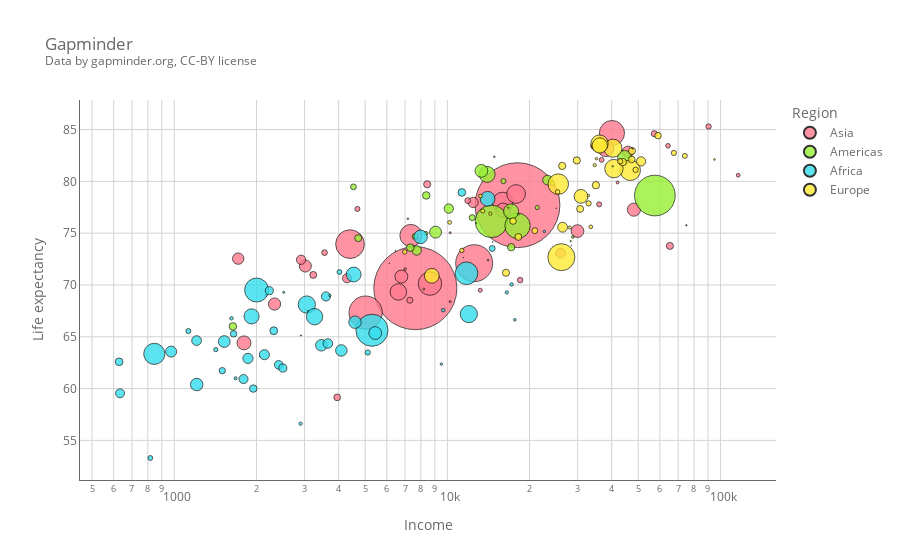

Notebook code for this chart:
### Code cell
fig = px.scatter(
    df.query('Year==2020'),
    x='Income',
    y='Life expectancy',
    color='Region',
    size='Population',
    hover_name='Country',
    color_discrete_map=color_map,
    size_max=60,
    log_x=True,
    hover_data={c: False for c in df.columns}, #censor data, display name only
    title='Gapminder<br><sup>Data by gapminder.org, CC-BY license</sup>'
)
# Adjust markers
fig.update_traces(marker=marker_dict)
# Adjust figure layout
fig.update_layout(layout_dict)
# Adjust axes/grid
fig.update_xaxes(axes_dict)
fig.update_yaxes(axes_dict)
fig.show()

### Figure 1 — Plotly figure (JSON) as saved in the notebook; plotly's stock layout.template omitted (floating-point values rounded to 4 significant figures; data arrays with more than 128 entries replaced by an {"elided": "..."} marker saying what was removed)
{"data": [{"customdata": {"elided": "54x6 mixed values"}, "hovertemplate": "<b>%{hovertext}</b><br><br><extra></extra>", "hovertext": ["China", "India", "Indonesia", "Pakistan", "Bangladesh", "Japan", "Philippines", "Vietnam", "Iran", "Thailand", "Myanmar", "South Korea", "Iraq", "Afghanistan", "Saudi Arabia", "Uzbekistan", "Malaysia", "Yemen", "Nepal", "North Korea", "Australia", "Sri Lanka", "Kazakhstan", "Syria", "Cambodia", "Jordan", "United Arab Emirates", "Tajikistan", "Papua New Guinea", "Israel", "Hong Kong, China", "Lao", "Lebanon", "Kyrgyz Republic", "Turkmenistan", "Singapore", "Oman", "Palestine", "New Zealand", "Kuwait", "Mongolia", "Qatar", "Bahrain", "Timor-Leste", "Fiji", "Bhutan", "Solomon Islands", "Maldives", "Brunei", "Vanuatu", "Samoa", "Kiribati", "Micronesia, Fed. Sts.", "Tonga"], "legendgroup": "Asia", "marker": {"color": "#ff798e", "line": {"color": "black", "width": 0.8}, "opacity": 0.8, "size": [1439000000.0, 1380000000.0, 273500000.0, 220900000.0, 164700000.0, 126500000.0, 109600000.0, 97340000.0, 83990000.0, 69800000.0, 54410000.0, 51270000.0, 40220000.0, 38930000.0, 34810000.0, 33470000.0, 32370000.0, 29830000.0, 29140000.0, 25780000.0, 25500000.0, 21410000.0, 18780000.0, 17500000.0, 16720000.0, 10200000.0, 9890000.0, 9538000.0, 8947000.0, 8656000.0, 7497000.0, 7276000.0, 6825000.0, 6524000.0, 6031000.0, 5850000.0, 5107000.0, 5101000.0, 4822000.0, 4271000.0, 3278000.0, 2881000.0, 1702000.0, 1318000.0, 896400.0, 771600.0, 686900.0, 540500.0, 437500.0, 307200.0, 198400.0, 119400.0, 115000.0, 105700.0], "sizemode": "area", "sizeref": 399800.0, "symbol": "circle"}, "mode": "markers", "name": "Asia", "orientation": "v", "showlegend": true, "type": "scatter", "x": [18060.0, 7634.0, 12540.0, 5020.0, 4401.0, 40060.0, 8637.0, 7353.0, 15930.0, 17850.0, 6615.0, 38020.0, 16000.0, 1800.0, 48200.0, 6787.0, 29970.0, 2329.0, 3019.0, 1714.0, 45800.0, 12430.0, 26000.0, 2913.0, 4291.0, 8436.0, 65310.0, 3228.0, 3949.0, 34430.0, 57220.0, 7287.0, 11870.0, 3550.0, 18480.0, 90470.0, 35970.0, 4683.0, 36720.0, 64290.0, 13200.0, 116200.0, 42000.0, 7005.0, 10230.0, 10240.0, 2166.0, 14860.0, 75050.0, 2910.0, 6456.0, 2060.0, 3260.0, 6129.0], "xaxis": "x", "y": [77.7, 69.69, 72.1, 67.33, 73.94, 84.66, 70.13, 74.78, 77.96, 78.78, 69.33, 83.16, 77.22, 64.41, 77.27, 70.81, 75.2, 68.16, 71.83, 72.54, 82.85, 77.97, 73.07, 72.43, 70.65, 79.72, 73.77, 70.97, 59.15, 83.43, 84.6, 68.53, 78.14, 73.12, 70.47, 85.29, 77.78, 77.34, 82.07, 83.43, 69.49, 80.59, 79.89, 71.53, 68.39, 75.04, 68.99, 82.37, 75.76, 65.13, 73.28, 63.11, 67.59, 72.09], "yaxis": "y"}, {"customdata": {"elided": "33x6 mixed values"}, "hovertemplate": "<b>%{hovertext}</b><br><br><extra></extra>", "hovertext": ["United States", "Brazil", "Mexico", "Colombia", "Argentina", "Canada", "Peru", "Venezuela", "Chile", "Guatemala", "Ecuador", "Bolivia", "Haiti", "Cuba", "Dominican Republic", "Honduras", "Paraguay", "Nicaragua", "El Salvador", "Costa Rica", "Panama", "Uruguay", "Jamaica", "Trinidad and Tobago", "Guyana", "Suriname", "Belize", "Bahamas", "Barbados", "St. Lucia", "Grenada", "St. Vincent and the Grenadines", "Antigua and Barbuda"], "legendgroup": "Americas", "marker": {"color": "#98ef33", "line": {"color": "black", "width": 0.8}, "opacity": 0.8, "size": [331000000.0, 212600000.0, 128900000.0, 50880000.0, 45200000.0, 37740000.0, 32970000.0, 28440000.0, 19120000.0, 17920000.0, 17640000.0, 11670000.0, 11400000.0, 11330000.0, 10850000.0, 9905000.0, 7133000.0, 6625000.0, 6486000.0, 5094000.0, 4315000.0, 3474000.0, 2961000.0, 1399000.0, 786600.0, 586600.0, 397600.0, 393200.0, 287400.0, 183600.0, 112500.0, 110900.0, 97930.0], "sizemode": "area", "sizeref": 399800.0, "symbol": "circle"}, "mode": "markers", "name": "Americas", "orientation": "v", "showlegend": true, "type": "scatter", "x": [57530.0, 14500.0, 18070.0, 13990.0, 17120.0, 44530.0, 13330.0, 9054.0, 23280.0, 7719.0, 10120.0, 7316.0, 1639.0, 8370.0, 17140.0, 4716.0, 12330.0, 4530.0, 7611.0, 16040.0, 24250.0, 21330.0, 8348.0, 28820.0, 8198.0, 14090.0, 7778.0, 28300.0, 16700.0, 12770.0, 14670.0, 11430.0, 25010.0], "xaxis": "x", "y": [78.63, 76.14, 75.71, 80.67, 77.1, 82.32, 81.01, 75.1, 80.12, 73.33, 77.37, 73.6, 66.0, 78.64, 73.65, 74.52, 76.5, 79.47, 74.68, 80.02, 79.83, 77.47, 74.98, 74.63, 69.6, 72.39, 74.55, 74.23, 77.45, 75.97, 74.15, 72.65, 77.41], "yaxis": "y"}, {"customdata": {"elided": "54x6 mixed values"}, "hovertemplate": "<b>%{hovertext}</b><br><br><extra></extra>", "hovertext": ["Nigeria", "Ethiopia", "Egypt", "Congo, Dem. Rep.", "Tanzania", "South Africa", "Kenya", "Uganda", "Algeria", "Sudan", "Morocco", "Angola", "Mozambique", "Ghana", "Madagascar", "Cameroon", "Cote d'Ivoire", "Niger", "Burkina Faso", "Mali", "Malawi", "Zambia", "Senegal", "Chad", "Somalia", "Zimbabwe", "Guinea", "Rwanda", "Benin", "Burundi", "Tunisia", "South Sudan", "Togo", "Sierra Leone", "Libya", "Congo, Rep.", "Liberia", "Central African Republic", "Mauritania", "Eritrea", "Namibia", "Gambia", "Botswana", "Gabon", "Lesotho", "Guinea-Bissau", "Equatorial Guinea", "Mauritius", "Eswatini", "Djibouti", "Comoros", "Cape Verde", "Sao Tome and Principe", "Seychelles"], "legendgroup": "Africa", "marker": {"color": "#33dded", "line": {"color": "black", "width": 0.8}, "opacity": 0.8, "size": [206100000.0, 115000000.0, 102300000.0, 89560000.0, 59730000.0, 59310000.0, 53770000.0, 45740000.0, 43850000.0, 43850000.0, 36910000.0, 32870000.0, 31260000.0, 31070000.0, 27690000.0, 26550000.0, 26380000.0, 24210000.0, 20900000.0, 20250000.0, 19130000.0, 18380000.0, 16740000.0, 16430000.0, 15890000.0, 14860000.0, 13130000.0, 12950000.0, 12120000.0, 11890000.0, 11820000.0, 11190000.0, 8279000.0, 7977000.0, 6871000.0, 5518000.0, 5058000.0, 4830000.0, 4650000.0, 3546000.0, 2541000.0, 2417000.0, 2352000.0, 2226000.0, 2142000.0, 1968000.0, 1403000.0, 1272000.0, 1160000.0, 988000.0, 869600.0, 556000.0, 219200.0, 98340.0], "sizemode": "area", "sizeref": 399800.0, "symbol": "circle"}, "mode": "markers", "name": "Africa", "orientation": "v", "showlegend": true, "type": "scatter", "x": [5297.0, 2002.0, 11760.0, 845.0, 3057.0, 11990.0, 3263.0, 1919.0, 14040.0, 4539.0, 7977.0, 5444.0, 1208.0, 4590.0, 1524.0, 3456.0, 4090.0, 974.0, 1861.0, 2138.0, 1207.0, 3651.0, 3592.0, 1793.0, 633.0, 2412.0, 2497.0, 2229.0, 2314.0, 628.0, 11300.0, 1947.0, 1649.0, 1499.0, 14600.0, 5110.0, 1126.0, 817.0, 4025.0, 1419.0, 9664.0, 1620.0, 17190.0, 16510.0, 2900.0, 1677.0, 17660.0, 22660.0, 9507.0, 3710.0, 2516.0, 7168.0, 3086.0, 28470.0], "xaxis": "x", "y": [65.63, 69.51, 71.13, 63.35, 68.11, 67.19, 66.94, 66.97, 78.31, 71.01, 74.64, 65.36, 60.39, 66.41, 64.54, 64.18, 63.68, 63.57, 62.91, 63.27, 64.63, 64.35, 68.89, 60.92, 59.54, 62.29, 61.98, 69.45, 65.58, 62.58, 78.93, 60.0, 65.28, 61.73, 73.52, 63.48, 65.55, 53.3, 71.25, 63.76, 67.57, 66.78, 70.05, 69.28, 56.61, 60.99, 66.64, 75.16, 62.36, 68.98, 69.29, 76.39, 67.49, 73.83], "yaxis": "y"}, {"customdata": {"elided": "44x6 mixed values"}, "hovertemplate": "<b>%{hovertext}</b><br><br><extra></extra>", "hovertext": ["Russia", "Turkey", "Germany", "United Kingdom", "France", "Italy", "Spain", "Ukraine", "Poland", "Romania", "Netherlands", "Belgium", "Czech Republic", "Greece", "Portugal", "Azerbaijan", "Sweden", "Hungary", "Belarus", "Austria", "Serbia", "Switzerland", "Bulgaria", "Denmark", "Finland", "Slovak Republic", "Norway", "Ireland", "Croatia", "Moldova", "Georgia", "Bosnia and Herzegovina", "Armenia", "Albania", "Lithuania", "North Macedonia", "Slovenia", "Latvia", "Estonia", "Cyprus", "Montenegro", "Luxembourg", "Malta", "Iceland"], "legendgroup": "Europe", "marker": {"color": "#ffeb33", "line": {"color": "black", "width": 0.8}, "opacity": 0.8, "size": [145900000.0, 84340000.0, 83780000.0, 67890000.0, 65270000.0, 60460000.0, 46750000.0, 43730000.0, 37850000.0, 19240000.0, 17130000.0, 11590000.0, 10710000.0, 10420000.0, 10200000.0, 10140000.0, 10100000.0, 9660000.0, 9449000.0, 9006000.0, 8737000.0, 8655000.0, 6948000.0, 5792000.0, 5541000.0, 5460000.0, 5421000.0, 4938000.0, 4105000.0, 4034000.0, 3989000.0, 3281000.0, 2963000.0, 2878000.0, 2722000.0, 2083000.0, 2079000.0, 1886000.0, 1327000.0, 1207000.0, 628100.0, 626000.0, 441500.0, 341200.0], "sizemode": "area", "sizeref": 399800.0, "symbol": "circle"}, "mode": "markers", "name": "Europe", "orientation": "v", "showlegend": true, "type": "scatter", "x": [26150.0, 25470.0, 46740.0, 40740.0, 40390.0, 36080.0, 36160.0, 8770.0, 30850.0, 26420.0, 51220.0, 43860.0, 34990.0, 26340.0, 29790.0, 16390.0, 47440.0, 30640.0, 18190.0, 47340.0, 17400.0, 59080.0, 20920.0, 48910.0, 42920.0, 32910.0, 67520.0, 74060.0, 25330.0, 6982.0, 11300.0, 13480.0, 10190.0, 13220.0, 33520.0, 14360.0, 34640.0, 28090.0, 32870.0, 35140.0, 18210.0, 95120.0, 40350.0, 47690.0], "xaxis": "x", "y": [72.68, 79.73, 81.07, 81.23, 83.2, 83.64, 83.46, 70.88, 78.55, 75.57, 81.93, 81.86, 79.63, 81.49, 82.02, 71.18, 82.93, 77.34, 74.63, 82.11, 76.17, 84.41, 75.24, 81.11, 81.94, 77.87, 82.74, 82.46, 78.98, 73.19, 73.33, 77.14, 76.04, 78.58, 75.61, 76.88, 81.56, 75.54, 78.63, 82.19, 76.84, 82.11, 81.45, 83.16], "yaxis": "y"}], "layout": {"font": {"color": "dimgray"}, "legend": {"itemsizing": "constant", "title": {"text": "Region"}, "tracegroupgap": 0}, "plot_bgcolor": "white", "title": {"text": "Gapminder<br><sup>Data by gapminder.org, CC-BY license</sup>"}, "xaxis": {"anchor": "y", "domain": [0, 1], "gridcolor": "lightgray", "linecolor": "dimgray", "linewidth": 1, "showline": true, "showspikes": true, "spikecolor": "dimgray", "spikethickness": 1, "title": {"text": "Income"}, "type": "log"}, "yaxis": {"anchor": "x", "domain": [0, 1], "gridcolor": "lightgray", "linecolor": "dimgray", "linewidth": 1, "showline": true, "showspikes": true, "spikecolor": "dimgray", "spikethickness": 1, "title": {"text": "Life expectancy"}}}}
